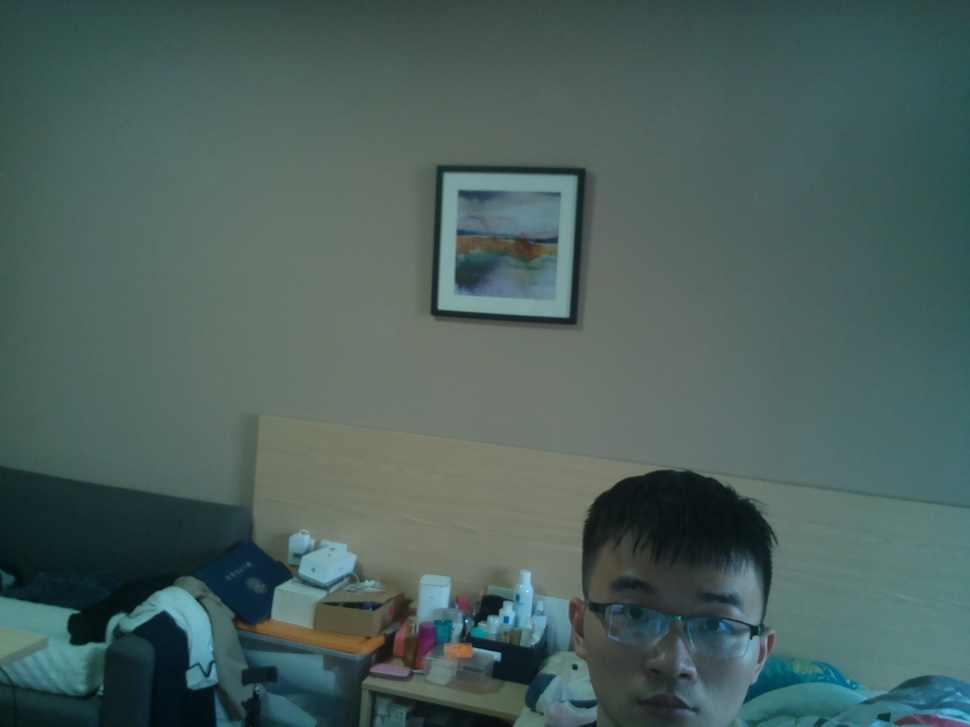
#> input picture ItChat/testcapture.jpg, 970 x 727 px, shrunk from 2592 x 1944 before the run, given in place of the camera
$ python reddectect2.py   (Python 2 division)
#> lines starting #> are read from the running program, lines starting #| are printed output that depends on the picture; after the words box and inside, x2 and y2 are one past the last pixel; in counts of white or black regions, pixels touching at a corner belong together
# -*- coding:utf-8 -*-
__author__ = 'kingking'
__version__ = '1.0'
__date__ = '14/07/2017'
import cv2
import numpy as np
import time
if __name__ == '__main__':
    cap  = cv2.VideoCapture(0)
    ret, Img = cap.read()
#> Img is the input picture: shape (727, 970, 3); mean B, G, R 92.8, 96.5, 75.2
    #Img = cv2.imread('/home/pi/1.jpg')#读入一幅图像
    kernel_2 = np.ones((2,2),np.uint8)#2x2的卷积核
    kernel_3 = np.ones((3,3),np.uint8)#3x3的卷积核
    kernel_4 = np.ones((4,4),np.uint8)#4x4的卷积核
    if Img is not None:#判断图片是否读入
        HSV = cv2.cvtColor(Img, cv2.COLOR_BGR2HSV)#把BGR图像转换为HSV格式
#> HSV: shape (727, 970, 3); mean H, S, V 79.5, 68.7, 98

        Lower = np.array([160, 20, 20])#要识别颜色的下限
        Upper = np.array([179, 255, 255])#要识别的颜色的上限
  #mask是把HSV图片中在颜色范围内的区域变成白色，其他区域变成黑色
        mask = cv2.inRange(HSV, Lower, Upper)
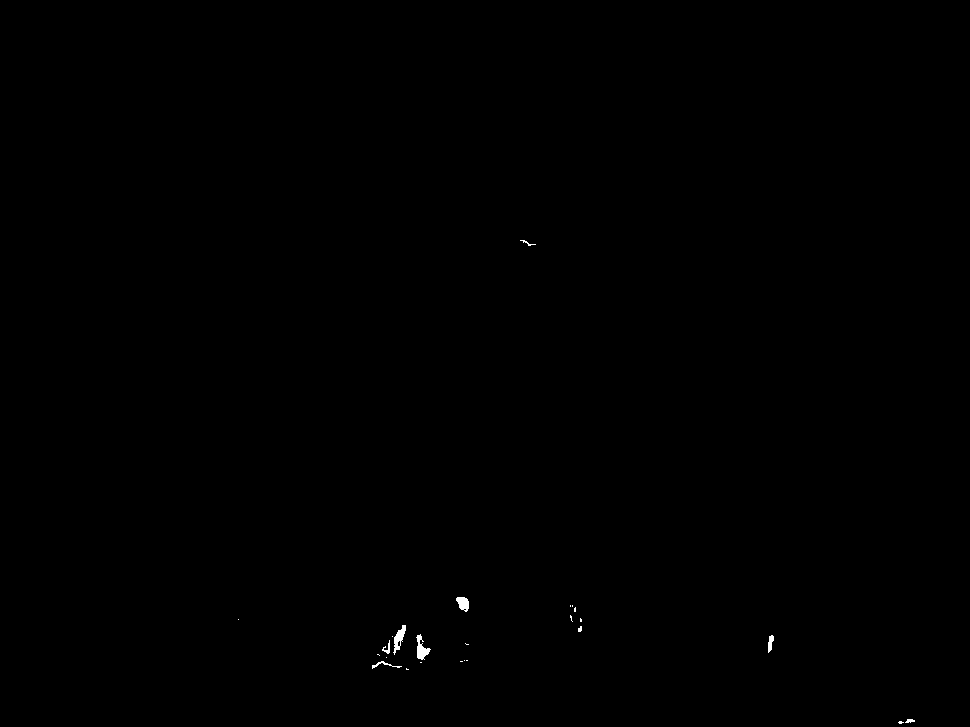
#> mask: shape (727, 970); 0.11% white; 25 white regions (17 under 20 px), largest, box (x1, y1, x2, y2) and area: (416, 634, 431, 660) 181, (393, 625, 406, 655) 170, (456, 597, 469, 612) 137
  #下面四行是用卷积进行滤波
        erosion = cv2.erode(mask,kernel_4,iterations = 1)
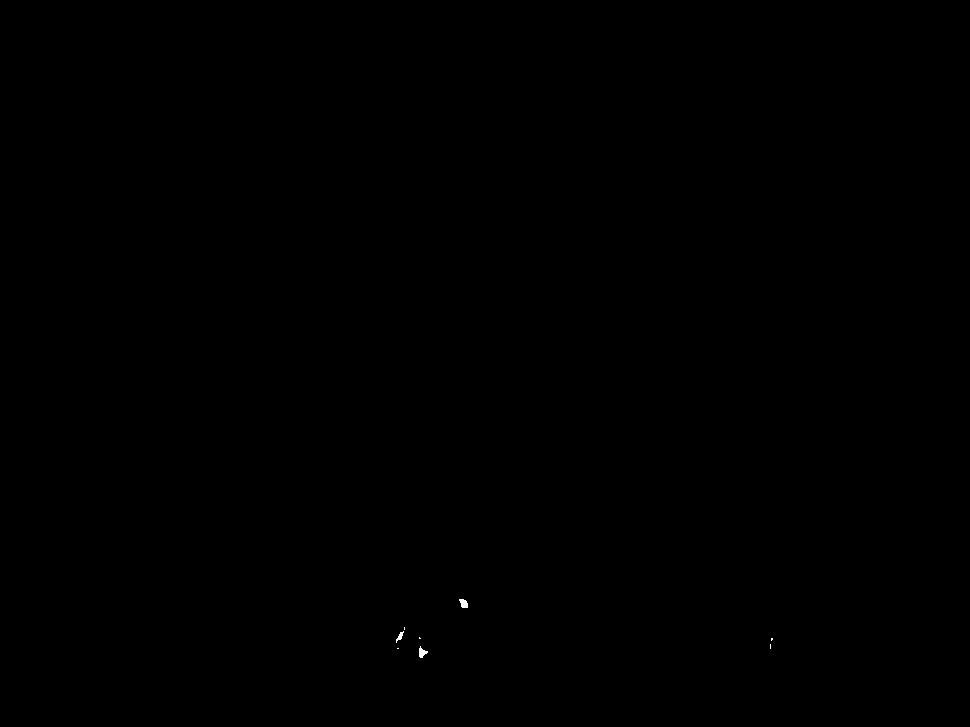
#> erosion: shape (727, 970); 0.02% white; 8 white regions (5 under 20 px), largest, box (x1, y1, x2, y2) and area: (459, 599, 468, 608) 60, (419, 646, 428, 658) 59, (396, 631, 404, 643) 38
        erosion = cv2.erode(erosion,kernel_4,iterations = 1)
#> erosion: shape (727, 970); 0% white in thin lines or dots, all inside (x1, y1, x2, y2) = (421, 601, 467, 656)
        dilation = cv2.dilate(erosion,kernel_4,iterations = 1)
#> dilation: shape (727, 970); 0.01% white; 2 white regions, box (x1, y1, x2, y2) and area: (461, 600, 469, 609) 58, (420, 650, 426, 658) 43
        dilation = cv2.dilate(dilation,kernel_4,iterations = 1)
#> dilation: shape (727, 970); 0.03% white; 2 white regions
  #target是把原图中的非目标颜色区域去掉剩下的图像
        target = cv2.bitwise_and(Img, Img, mask=dilation)
  #将滤波后的图像变成二值图像放在binary中
        ret, binary = cv2.threshold(dilation,127,255,cv2.THRESH_BINARY)
  #在binary中发现轮廓，轮廓按照面积从小到大排列
        contours, hierarchy = cv2.findContours(binary,cv2.RETR_EXTERNAL,cv2.CHAIN_APPROX_SIMPLE)
#> contours = 2 contours; box (x1, y1, x2, y2) and area: (460, 599, 471, 611) 98, (419, 649, 428, 660) 76
        p=0
        for i in contours:#遍历所有的轮廓
            x,y,w,h = cv2.boundingRect(i)#将轮廓分解为识别对象的左上角坐标和宽、高
   #在图像上画上矩形（图片、左上角坐标、右下角坐标、颜色、线条宽度）
            cv2.rectangle(Img,(x,y),(x+w,y+h),(0,255,),3)
   #给识别对象写上标号
            font=cv2.FONT_HERSHEY_SIMPLEX
            cv2.putText(Img,str(p),(x-10,y+10), font, 1,(0,0,255),2)#加减10是调整字符位置
            p +=1
#> this loop made 2 passes
#> (x, y, w, h, font, p) on passes 1 to 2: (419, 649, 9, 11, 0, 1), (460, 599, 11, 12, 0, 2)
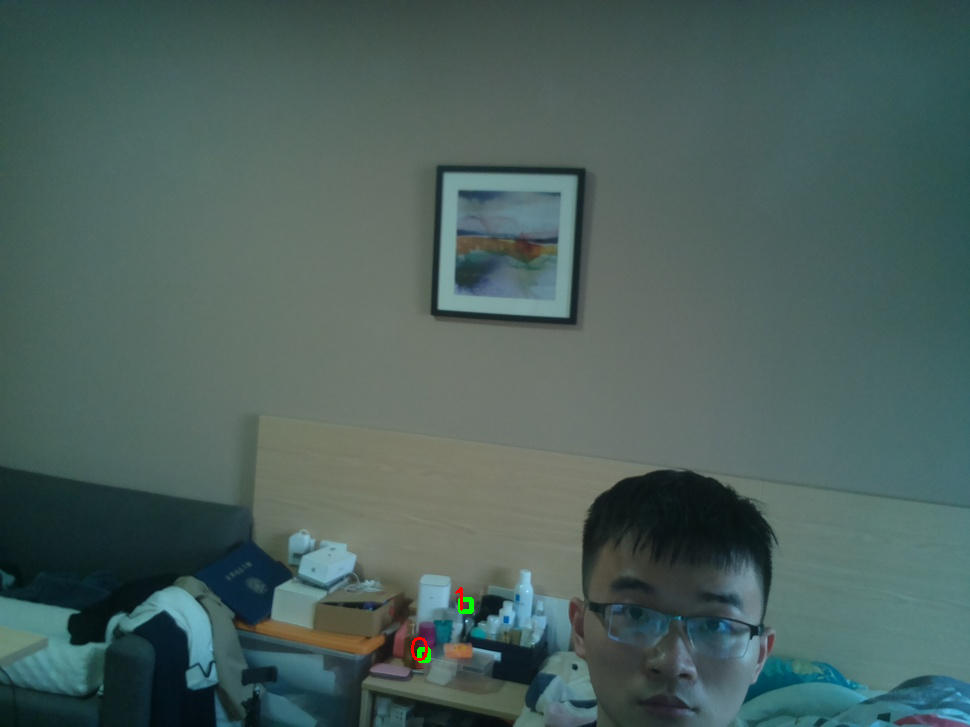
#> Img: shape (727, 970, 3); 0.08% of pixels changed, all inside (x1, y1, x2, y2) = (411, 587, 474, 663)
#> after the loop, p = 2
        print '红色方块的数量是',p,'个'#终端输出目标数量
#| 红色方块的数量是 2 个
        cv2.imshow('target', target)
        cv2.imshow('Mask', mask)
        cv2.imshow("prod", dilation)
        cv2.imshow('Img', Img)
        cv2.imwrite('Img.png', Img)#将画上矩形的图形保存到当前目录
    while True:
        Key = chr(cv2.waitKey(15) & 255)
#> (key Esc is pressed here)
        if Key == 'q':
            cv2.destroyAllWindows()
            break
